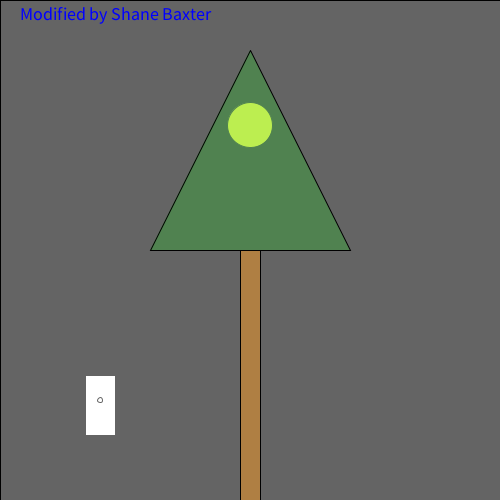
Frame 1 (no input)
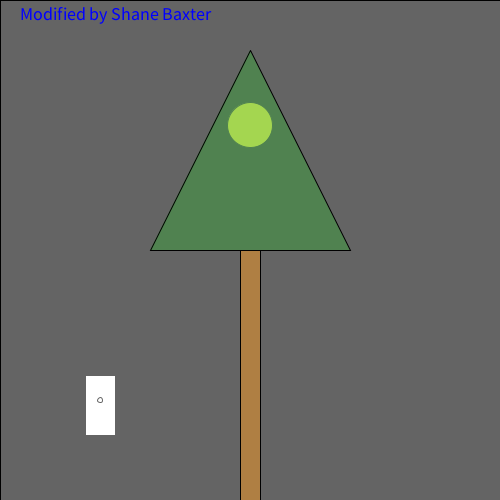
Frame 60 (the mouse pressed at the canvas centre just before this capture)
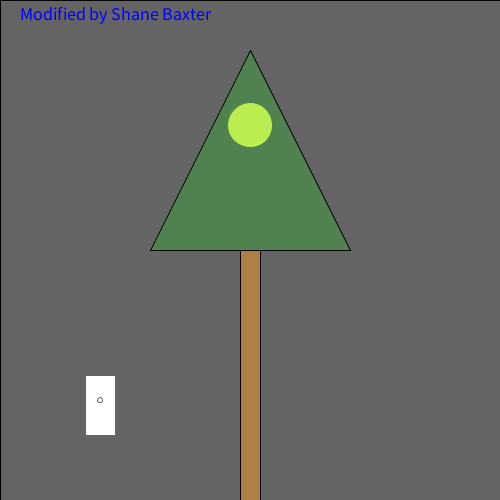
Frame 120 (the mouse held since frame 60 and released just before this capture)

The Processing sketch that drew these frames (run headless with seeded random() and noise(); from frame 60 on, the mouse is pressed at the canvas centre):

// Processing sketch: processing_160193
// ── processing_160193.pde

/*
  Norm Krumpe
 September 22, 2012
 Models a light that is triggered by motion (in this case, motion
 of the mouse).  The light also has a timer.  So, motion turns on the
 light, but a certain amount of time passing with no motion will
 cause the light to turn off again.
 */

// How close you need to get to the
// light sensor in order to turn on
// the light.  Higher values make it
// easier to trigger the light.  Distance
// is measured in pixels.
final int TRIGGER_DISTANCE = 50;

// The location of the sensor:
final int SWITCH_CENTER_X = 100;
final int SWITCH_CENTER_Y = 400;

// seconds until light shuts off automatically when there is no motion
final float SECONDS_UNTIL_AUTO_SHUTOFF = 10; 

// Light will initially be on because of this next value.
// Want the light off initially?  
// Set this to something less than SECONDS_UNTIL_AUTO_SHUTOFF
float timeOfLastTrigger = 0; 
boolean revealTriggerRegion = false;

// Just choose a window size
void setup() {
  size(500, 500);
}

// Each time the mouse moves, check to see
// if it triggered the motion sensor
void mouseMoved() {
  if (motionSensorWasTriggered()) {
    timeOfLastTrigger = millis()/1000.0;
  }
}

// When a key is pressed, toggle the "cheat" that
// reveals the motion sensor's trigger region.
void keyPressed() {
  revealTriggerRegion = !revealTriggerRegion;
}

// Draw the various parts of the scene
void draw() {
  background(0);

  drawLightSwitch();
  drawLamp();  
  drawTriggerRegion();
  drawText();
}

// Draws all components of the lamp
void drawLamp() {
  drawLight();
  fill(0, 255, 0, 50);
  quad(250, 50, 250, 50, 350, 250, 150, 250);
  fill(175, 127, 67);
  rect(240, 250, 20, 250);
}

// How the light gets drawn depends on whether
// the lightbulb is lit.
void drawLight() {

  if (secondsSinceLastTrigger() < SECONDS_UNTIL_AUTO_SHUTOFF) {
    // If the light is on:
    int strength = (int)random(156, 256);
    fill(strength, strength, 0);
    ellipse(250, 125, 45, 45);
    fill(255, 100);
    rect(0, 0, width, height);
  } else {
    // Light is off:
    fill(10, 10, 0);
    ellipse(250, 125, 45, 45);
  }
}

// Draw the light switch/sensor
void drawLightSwitch() {
  fill(255);
  rect(SWITCH_CENTER_X - 15, SWITCH_CENTER_Y - 25, 30, 60);
  fill(255);
  ellipse(SWITCH_CENTER_X, SWITCH_CENTER_Y, 5, 5);
}

// Return true if the mouse triggered the sensor
boolean motionSensorWasTriggered() {
  return distanceFromLightSwitch() < TRIGGER_DISTANCE;
}

// Compute the distance between the mouse and the sensor
float distanceFromLightSwitch() {  
  return dist(mouseX, mouseY, SWITCH_CENTER_X, SWITCH_CENTER_Y);
}

// Determine how long it has been since the motion sensor
// was last turned on.
float secondsSinceLastTrigger() {
  return millis()/1000.0 - timeOfLastTrigger;
}

// Show a "cheat" region so that you know where the mouse
// needs to go in order to trigger the light sensor
void drawTriggerRegion() {
  if (revealTriggerRegion) {
    fill(255, 25);
    ellipse(SWITCH_CENTER_X, SWITCH_CENTER_Y, 
    TRIGGER_DISTANCE * 2, TRIGGER_DISTANCE * 2);
  }
}
void drawText() {
  textSize(18);
  fill(0, 0, 255);
  text("Modified by Shane Baxter", 20, 20);
}
